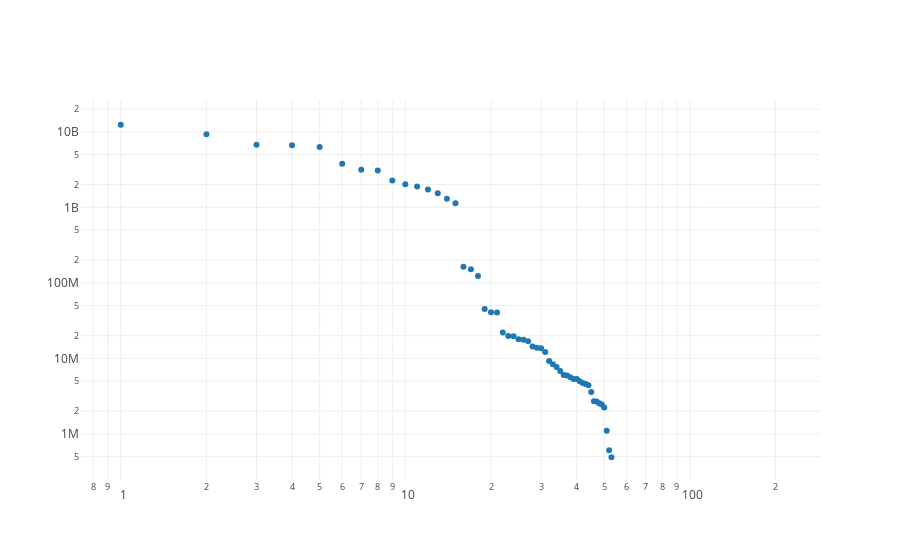

The notebook cell this image was saved under:
### Code cell
trace = go.Scatter(x=data.index, y=data['total_contribution'], mode='markers')
layout = go.Layout(
    title='',
    xaxis=dict(type='log'),
    yaxis=dict(type='log')
)

fig = dict(data=[trace], layout=layout)
plotly.offline.iplot(fig)

### Figure 1 — Plotly figure (JSON) as saved in the notebook; plotly's stock layout.template omitted (floating-point values rounded to 4 significant figures; data arrays with more than 128 entries replaced by an {"elided": "..."} marker saying what was removed)
{"data": [{"mode": "markers", "type": "scatter", "uid": "fba8cae2-2112-49f4-8b9d-174178e54ff7", "x": {"elided": "207 int values"}, "y": {"elided": "207 float values"}}], "layout": {"title": {"text": ""}, "xaxis": {"type": "log"}, "yaxis": {"type": "log"}}}
